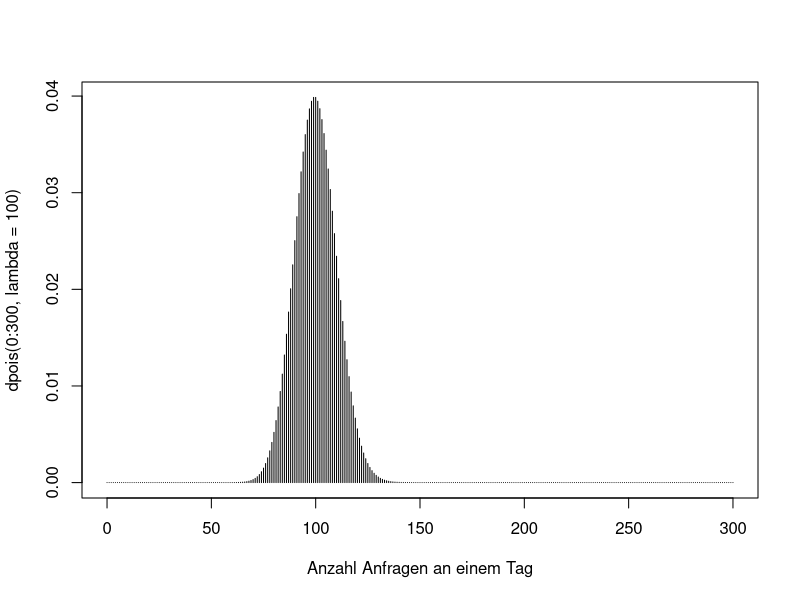
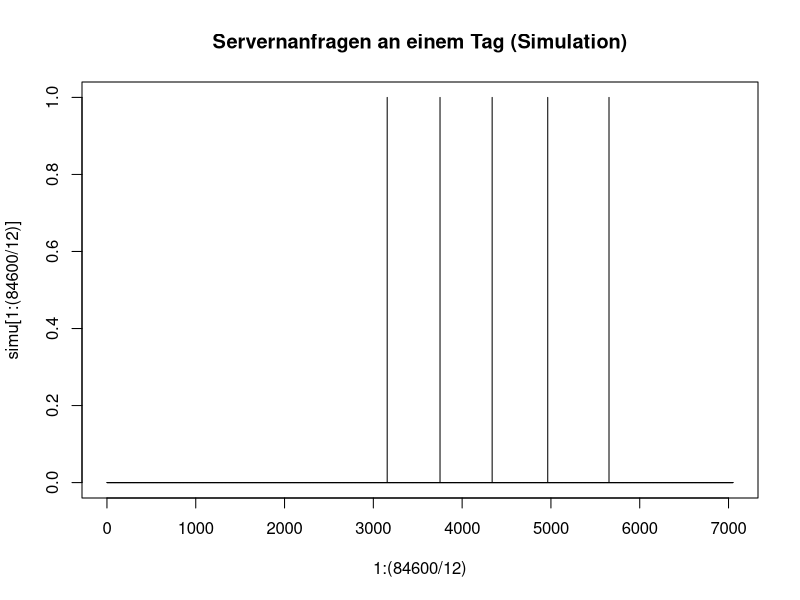
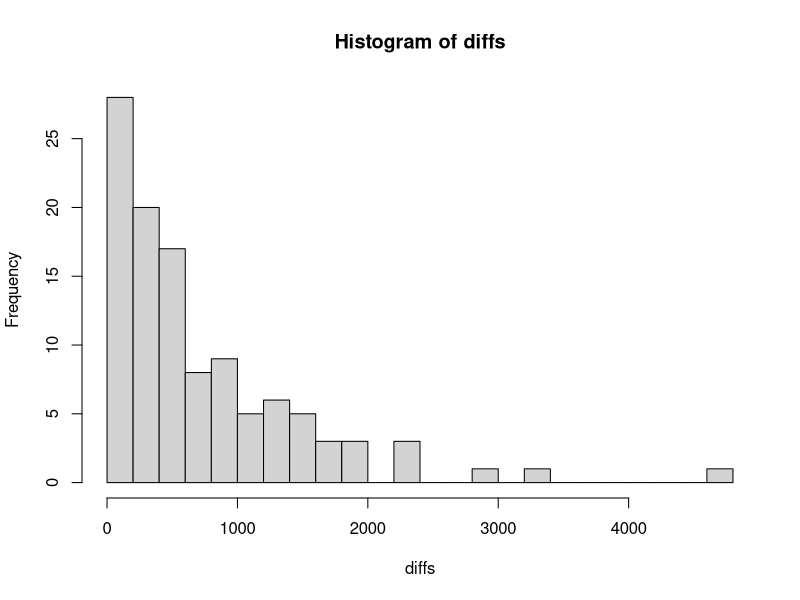
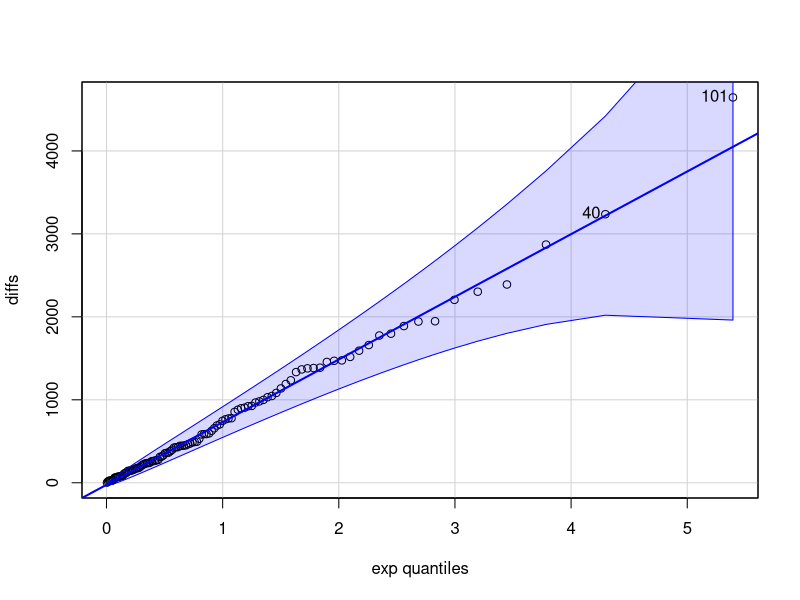

Reproduce these figures in R, in order.
# Übungsblatt 8 / Uebungsblatt 8

#Aufgabe1
#a
plot(0:300, dpois(0:300, lambda = 100), type="h", xlab="Anzahl Anfragen an einem Tag")
# Poisson-verteilung, Wahrscheinlichkeiten für das Auftreten von 0 bis 300 Anfragen 
# an einem Tag zu berechnen, wobei die durchschnittliche Rate (λ) 100 Anfragen pro Tag beträgt. 

#b
simu = rpois(1:86400, lambda =100/86400)
plot(1:(84600/12), simu[1:(84600/12)], type = "h",  main ="Servernanfragen an einem Tag (Simulation)")

#c
times = (1:84600)[simu==1]
diffs = diff(times)
hist(diffs, 20)

#d optional
library("car")
qqPlot(diffs, distribution = "exp")



#Aufgabe 2 im Heft
